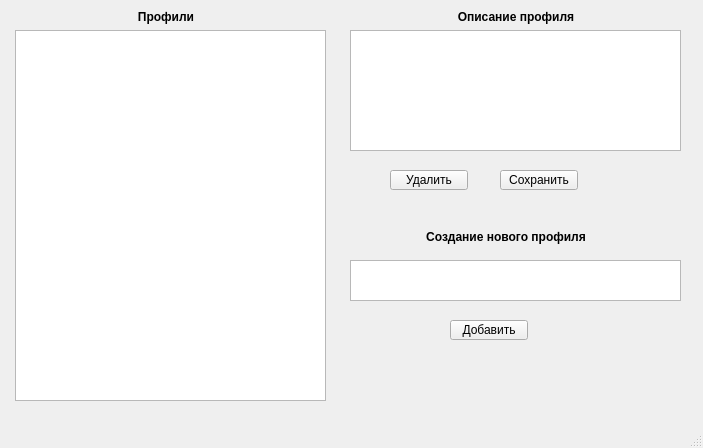
<?xml version="1.0" encoding="UTF-8"?>
<ui version="4.0">
 <class>fmChangeVPribors</class>
 <widget class="QMainWindow" name="fmChangeVPribors">
  <property name="geometry">
   <rect>
    <x>0</x>
    <y>0</y>
    <width>703</width>
    <height>448</height>
   </rect>
  </property>
  <property name="windowTitle">
   <string>Выбор профиля прибора</string>
  </property>
  <widget class="QWidget" name="centralwidget">
   <widget class="QTreeWidget" name="twMeas">
    <property name="geometry">
     <rect>
      <x>790</x>
      <y>450</y>
      <width>292</width>
      <height>221</height>
     </rect>
    </property>
    <property name="frameShadow">
     <enum>QFrame::Sunken</enum>
    </property>
    <property name="lineWidth">
     <number>1</number>
    </property>
    <attribute name="headerVisible">
     <bool>false</bool>
    </attribute>
    <column>
     <property name="text">
      <string notr="true">1</string>
     </property>
    </column>
   </widget>
   <widget class="QLabel" name="label">
    <property name="geometry">
     <rect>
      <x>20</x>
      <y>10</y>
      <width>292</width>
      <height>14</height>
     </rect>
    </property>
    <property name="font">
     <font>
      <pointsize>9</pointsize>
      <weight>75</weight>
      <bold>true</bold>
     </font>
    </property>
    <property name="text">
     <string>Профили</string>
    </property>
    <property name="alignment">
     <set>Qt::AlignCenter</set>
    </property>
   </widget>
   <widget class="QToolButton" name="tbAddCh">
    <property name="geometry">
     <rect>
      <x>450</x>
      <y>320</y>
      <width>78</width>
      <height>20</height>
     </rect>
    </property>
    <property name="font">
     <font>
      <pointsize>9</pointsize>
     </font>
    </property>
    <property name="text">
     <string>Добавить</string>
    </property>
    <property name="toolButtonStyle">
     <enum>Qt::ToolButtonTextOnly</enum>
    </property>
    <property name="arrowType">
     <enum>Qt::NoArrow</enum>
    </property>
   </widget>
   <widget class="QToolButton" name="tbDelCh">
    <property name="geometry">
     <rect>
      <x>390</x>
      <y>170</y>
      <width>78</width>
      <height>20</height>
     </rect>
    </property>
    <property name="font">
     <font>
      <pointsize>9</pointsize>
     </font>
    </property>
    <property name="text">
     <string>Удалить</string>
    </property>
    <property name="toolButtonStyle">
     <enum>Qt::ToolButtonTextOnly</enum>
    </property>
    <property name="arrowType">
     <enum>Qt::NoArrow</enum>
    </property>
   </widget>
   <widget class="QListWidget" name="lwVIns_3">
    <property name="geometry">
     <rect>
      <x>15</x>
      <y>30</y>
      <width>311</width>
      <height>371</height>
     </rect>
    </property>
    <property name="selectionMode">
     <enum>QAbstractItemView::MultiSelection</enum>
    </property>
   </widget>
   <widget class="QTextBrowser" name="textBrowser">
    <property name="geometry">
     <rect>
      <x>350</x>
      <y>30</y>
      <width>331</width>
      <height>121</height>
     </rect>
    </property>
   </widget>
   <widget class="QLabel" name="label_2">
    <property name="geometry">
     <rect>
      <x>370</x>
      <y>10</y>
      <width>292</width>
      <height>14</height>
     </rect>
    </property>
    <property name="font">
     <font>
      <pointsize>9</pointsize>
      <weight>75</weight>
      <bold>true</bold>
     </font>
    </property>
    <property name="text">
     <string>Описание профиля</string>
    </property>
    <property name="alignment">
     <set>Qt::AlignCenter</set>
    </property>
   </widget>
   <widget class="QToolButton" name="tbAddCh_2">
    <property name="geometry">
     <rect>
      <x>500</x>
      <y>170</y>
      <width>78</width>
      <height>20</height>
     </rect>
    </property>
    <property name="font">
     <font>
      <pointsize>9</pointsize>
     </font>
    </property>
    <property name="text">
     <string>Сохранить</string>
    </property>
    <property name="toolButtonStyle">
     <enum>Qt::ToolButtonTextOnly</enum>
    </property>
    <property name="arrowType">
     <enum>Qt::NoArrow</enum>
    </property>
   </widget>
   <widget class="QTextEdit" name="textEdit">
    <property name="geometry">
     <rect>
      <x>350</x>
      <y>260</y>
      <width>331</width>
      <height>41</height>
     </rect>
    </property>
   </widget>
   <widget class="QLabel" name="label_3">
    <property name="geometry">
     <rect>
      <x>360</x>
      <y>230</y>
      <width>292</width>
      <height>14</height>
     </rect>
    </property>
    <property name="font">
     <font>
      <pointsize>9</pointsize>
      <weight>75</weight>
      <bold>true</bold>
     </font>
    </property>
    <property name="text">
     <string>Создание нового профиля</string>
    </property>
    <property name="alignment">
     <set>Qt::AlignCenter</set>
    </property>
   </widget>
  </widget>
  <widget class="QMenuBar" name="menubar">
   <property name="geometry">
    <rect>
     <x>0</x>
     <y>0</y>
     <width>703</width>
     <height>21</height>
    </rect>
   </property>
  </widget>
  <widget class="QStatusBar" name="statusbar"/>
 </widget>
 <resources/>
 <connections/>
</ui>
